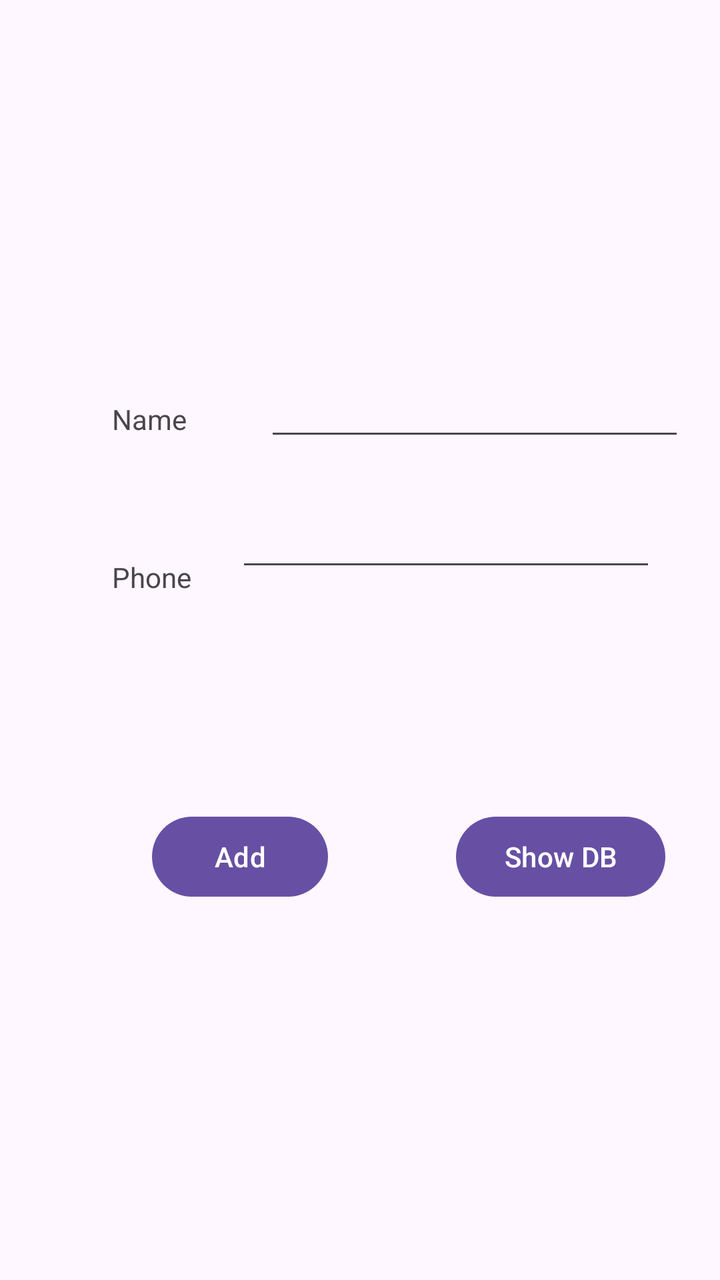
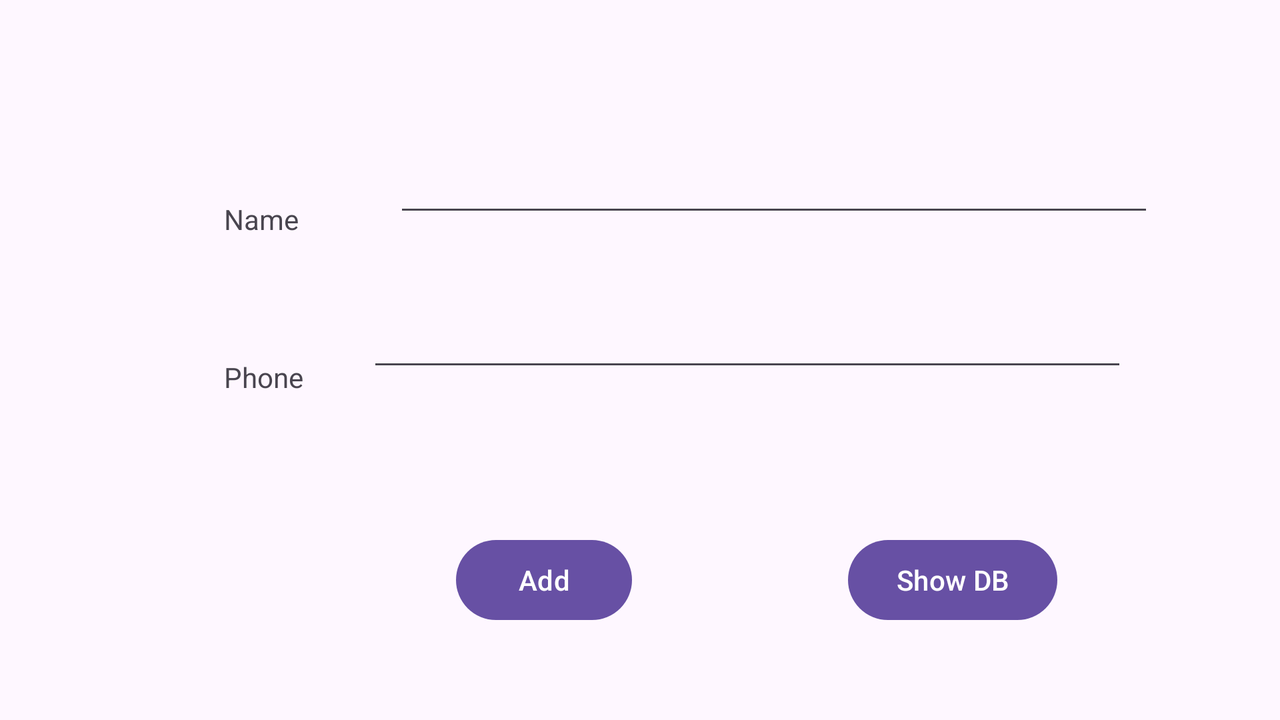

Two renders of one Android screen. The first uses the default layout on a phone; the second uses the alternative layout the repository ships for a different screen configuration, on a matching device. The two XML files are below.
<!-- AndroidManifest.xml: application theme Theme.FireBase_Example -->
<!-- res/layout/activity_main.xml -->
<?xml version="1.0" encoding="utf-8"?>
<androidx.constraintlayout.widget.ConstraintLayout xmlns:android="http://schemas.android.com/apk/res/android"
    xmlns:app="http://schemas.android.com/apk/res-auto"
    xmlns:tools="http://schemas.android.com/tools"
    android:id="@+id/main"
    android:layout_width="match_parent"
    android:layout_height="match_parent"
    tools:context=".MainActivity">

  <EditText
    android:id="@+id/etPhone"
    android:layout_width="wrap_content"
    android:layout_height="wrap_content"
    android:layout_marginTop="24dp"
    android:ems="10"
    android:inputType="phone"
    app:layout_constraintEnd_toEndOf="parent"
    app:layout_constraintHorizontal_bias="0.409"
    app:layout_constraintStart_toEndOf="@+id/textView3"
    app:layout_constraintTop_toBottomOf="@+id/etName" />

  <TextView
    android:id="@+id/textView"
    android:layout_width="wrap_content"
    android:layout_height="wrap_content"
    android:layout_marginStart="56dp"
    android:layout_marginTop="200dp"
    android:text="Name"
    app:layout_constraintStart_toStartOf="parent"
    app:layout_constraintTop_toTopOf="parent" />

  <EditText
    android:id="@+id/etName"
    android:layout_width="wrap_content"
    android:layout_height="wrap_content"
    android:layout_marginStart="36dp"
    android:layout_marginTop="184dp"
    android:ems="10"
    android:inputType="text"
    app:layout_constraintEnd_toEndOf="parent"
    app:layout_constraintHorizontal_bias="0.138"
    app:layout_constraintStart_toEndOf="@+id/textView"
    app:layout_constraintTop_toTopOf="parent" />

  <TextView
    android:id="@+id/textView3"
    android:layout_width="wrap_content"
    android:layout_height="wrap_content"
    android:layout_marginStart="56dp"
    android:layout_marginTop="60dp"
    android:text="Phone"
    app:layout_constraintStart_toStartOf="parent"
    app:layout_constraintTop_toBottomOf="@+id/textView" />

  <Button
    android:id="@+id/btAdd"
    android:layout_width="wrap_content"
    android:layout_height="wrap_content"
    android:layout_marginStart="76dp"
    android:layout_marginTop="68dp"
    android:text="Add"
    app:layout_constraintBottom_toBottomOf="parent"
    app:layout_constraintStart_toStartOf="parent"
    app:layout_constraintTop_toBottomOf="@+id/textView3"
    app:layout_constraintVertical_bias="0.17" />

  <Button
    android:id="@+id/btShow"
    android:layout_width="wrap_content"
    android:layout_height="wrap_content"
    android:layout_marginStart="64dp"
    android:layout_marginTop="68dp"
    android:text="Show DB"
    app:layout_constraintBottom_toBottomOf="parent"
    app:layout_constraintEnd_toEndOf="parent"
    app:layout_constraintHorizontal_bias="0.0"
    app:layout_constraintStart_toEndOf="@+id/btAdd"
    app:layout_constraintTop_toBottomOf="@+id/textView3"
    app:layout_constraintVertical_bias="0.17" />

</androidx.constraintlayout.widget.ConstraintLayout>
<!-- resources referenced by this layout -->
<resources>
  <style name="Theme.FireBase_Example" parent="Base.Theme.FireBase_Example" />
  <style name="Base.Theme.FireBase_Example" parent="Theme.Material3.DayNight.NoActionBar">
          
          
      </style>
</resources>
<!-- res/layout-land/activity_main.xml (the repository's variant of the layout above) -->
<!-- drawn on the phone turned sideways -->
<?xml version="1.0" encoding="utf-8"?>
<androidx.constraintlayout.widget.ConstraintLayout xmlns:android="http://schemas.android.com/apk/res/android"
    xmlns:app="http://schemas.android.com/apk/res-auto"
    xmlns:tools="http://schemas.android.com/tools"
    android:id="@+id/main"
    android:layout_width="match_parent"
    android:layout_height="match_parent"
    tools:context=".MainActivity">

  <EditText
    android:id="@+id/etPhone"
    android:layout_width="380dp"
    android:layout_height="wrap_content"
    android:layout_marginTop="36dp"
    android:ems="10"
    android:inputType="phone"
    app:layout_constraintEnd_toEndOf="parent"
    app:layout_constraintHorizontal_bias="0.296"
    app:layout_constraintStart_toEndOf="@+id/textView3"
    app:layout_constraintTop_toBottomOf="@+id/etName" />

  <EditText
    android:id="@+id/etName"
    android:layout_width="380dp"
    android:layout_height="wrap_content"
    android:layout_marginStart="36dp"
    android:layout_marginTop="72dp"
    android:ems="10"
    android:inputType="text"
    app:layout_constraintEnd_toEndOf="parent"
    app:layout_constraintHorizontal_bias="0.156"
    app:layout_constraintStart_toEndOf="@+id/textView"
    app:layout_constraintTop_toTopOf="parent" />

  <TextView
    android:id="@+id/textView"
    android:layout_width="wrap_content"
    android:layout_height="wrap_content"
    android:layout_marginStart="112dp"
    android:layout_marginTop="100dp"
    android:text="Name"
    app:layout_constraintStart_toStartOf="parent"
    app:layout_constraintTop_toTopOf="parent" />

  <TextView
    android:id="@+id/textView3"
    android:layout_width="wrap_content"
    android:layout_height="wrap_content"
    android:layout_marginStart="112dp"
    android:layout_marginTop="60dp"
    android:text="Phone"
    app:layout_constraintStart_toStartOf="parent"
    app:layout_constraintTop_toBottomOf="@+id/textView" />

  <Button
    android:id="@+id/btAdd"
    android:layout_width="wrap_content"
    android:layout_height="wrap_content"
    android:layout_marginStart="228dp"
    android:layout_marginTop="68dp"
    android:text="Add"
    app:layout_constraintBottom_toBottomOf="parent"
    app:layout_constraintStart_toStartOf="parent"
    app:layout_constraintTop_toBottomOf="@+id/textView3"
    app:layout_constraintVertical_bias="0.0" />

  <Button
    android:id="@+id/btShow"
    android:layout_width="wrap_content"
    android:layout_height="wrap_content"
    android:layout_marginStart="64dp"
    android:layout_marginTop="68dp"
    android:text="Show DB"
    app:layout_constraintBottom_toBottomOf="parent"
    app:layout_constraintEnd_toEndOf="parent"
    app:layout_constraintHorizontal_bias="0.284"
    app:layout_constraintStart_toEndOf="@+id/btAdd"
    app:layout_constraintTop_toBottomOf="@+id/textView3"
    app:layout_constraintVertical_bias="0.0" />

</androidx.constraintlayout.widget.ConstraintLayout>
